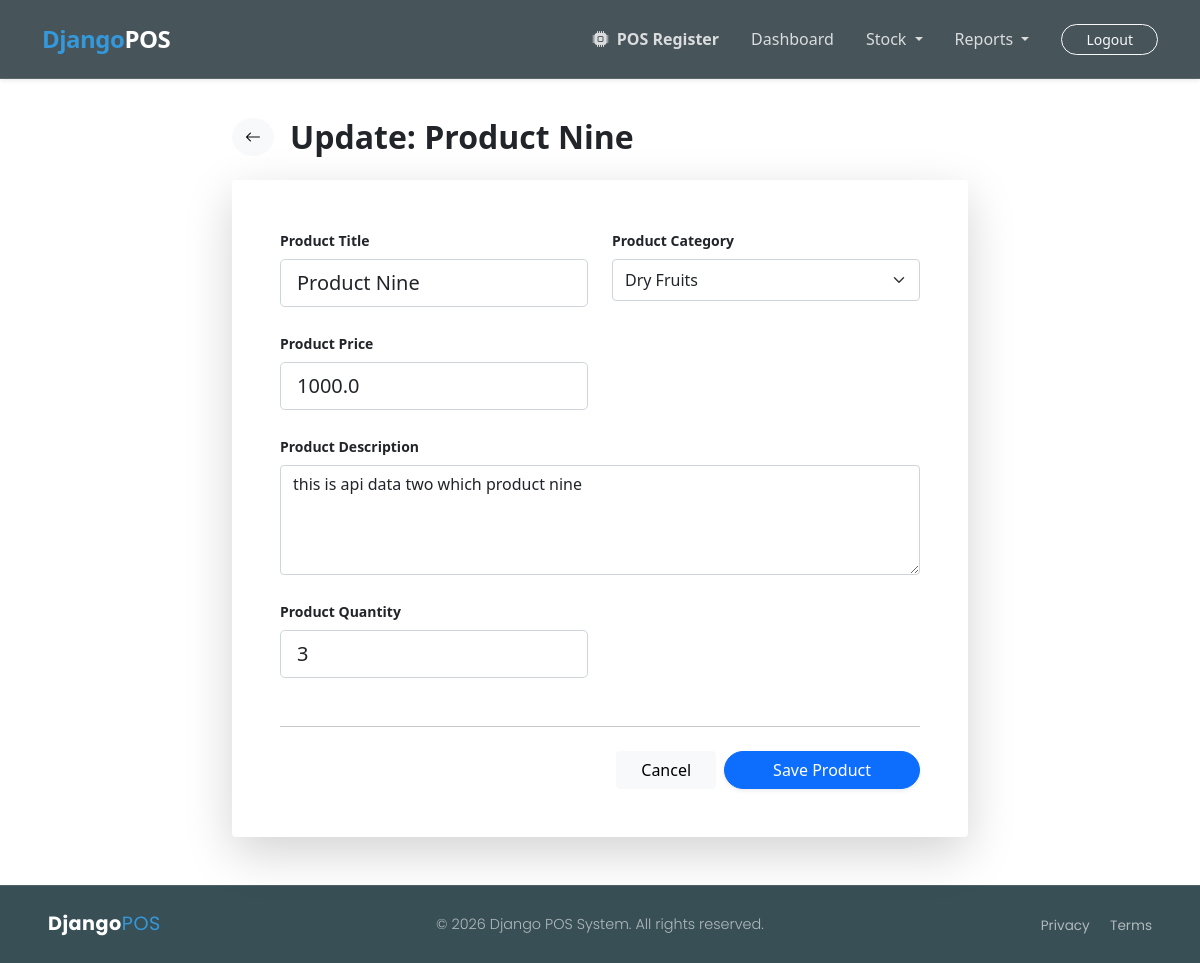
The app's page /app-pos/product/edit/10/ (signed in) with its own data.
### app_pos/models.py (models this page shows, shortened)
class Product(models.Model):
    product_title = models.CharField(max_length=200, null=False, blank=False)
    product_category = models.ForeignKey(Category, on_delete=models.CASCADE,
                                          null=False, blank=False)
    product_price = models.FloatField(null=False, blank=False)
    product_description = models.TextField(null=True, blank=True)
    product_quantity = models.IntegerField(null=False, blank=False, default=0)
    cost_price = models.FloatField(null=False, blank=False, default=0.0)
    is_active = models.BooleanField(default=True)
    created_at = models.DateTimeField(default=timezone.now())

### app_pos/views.py (the view)
# urls.py: path('product/edit/<int:pk>/', product_edit, name="product.edit"),
@login_required(login_url="login")
def product_edit(request, pk):
    product = Product.objects.get(id=pk)
    form = ProductCreateForm(request.POST or None, instance=product)
    if request.method == "POST":
        if form.is_valid():
            form.save()
            messages.success(request, "Product updated successfully!")
            return redirect("product.list")
        messages.error(request, "Update failed. Check your input.")
    context = {
        "title": f"Update: {product.product_title}",
        "form": form,
        "button_text": "Update Product"
    }
    return render(request, "product_form.html", context)

### app_pos/models.py (called while the page is built)
    def __str__(self):
        return self.category_name

### app_pos/templates/product_form.html (shortened to what this page needs)
{% extends 'base.html' %}
{% block body_content %}
<section class="container py-5">
    <div class="row justify-content-center">
        <div class="col-lg-8">
            <div class="d-flex align-items-center mb-4">
                <a href="{% url 'product.list' %}" class="btn btn-light rounded-circle me-3"><i class="bi bi-arrow-left"></i></a>
                <h2 class="fw-bold mb-0">{{ title }}</h2>
            </div>
            <div class="card border-0 shadow-lg">
                <div class="card-body p-5">
                    <form method="POST" action="#">
                        <div class="row">
                            {% for field in form %}
                            <div class="{% if field.name == 'product_description' %}col-12{% else %}col-md-6{% endif %} mb-3">
                                <label class="form-label fw-bold small">{{ field.label }}</label>
                                {{ field }}
                            </div>
                            {% endfor %}
                        </div>
                        <hr class="my-4">
                        <div class="d-flex justify-content-end gap-2">
                            <a href="{% url 'product.list' %}" class="btn btn-light px-4">Cancel</a>
                            <button type="submit" class="btn btn-primary px-5 rounded-pill shadow-sm">
                                {% if 'Edit' in title %}Update Product{% else %}Save Product{% endif %}
                            </button>
                        </div>
                    </form>
                </div>
            </div>
        </div>
    </div>
</section>
{% endblock %}

### static/css/root.css (style rules this page uses)
* { margin: 0; padding: 0; box-sizing: border-box; }
:root { --primary-color-light: #91ADB6; --primary-color-mid: #628693; --primary-color-dark: #394F56; --secondary-color-dark: #080B0C; --secondary-color-light: #D9E2E4; --primary-font: 'Poppins'; --primary-background-color: #f4f4f4; --secondary-background-color: #d3d3d3; }
body { display: flex; flex-direction: column; min-height: 100vh; padding-top: 70px; }
html, body { height: 100%; margin: 0; }

### records on screen
Product: form "Product Nine" "Dry Fruits" "1000.0" "this is api data two which product nine" "3"

### other values on screen
{{ title }} "Update: Product Nine"
{{ field.label }} "Product Title" "Product Category" "Product Price" "Product Description" "Product Quantity"
